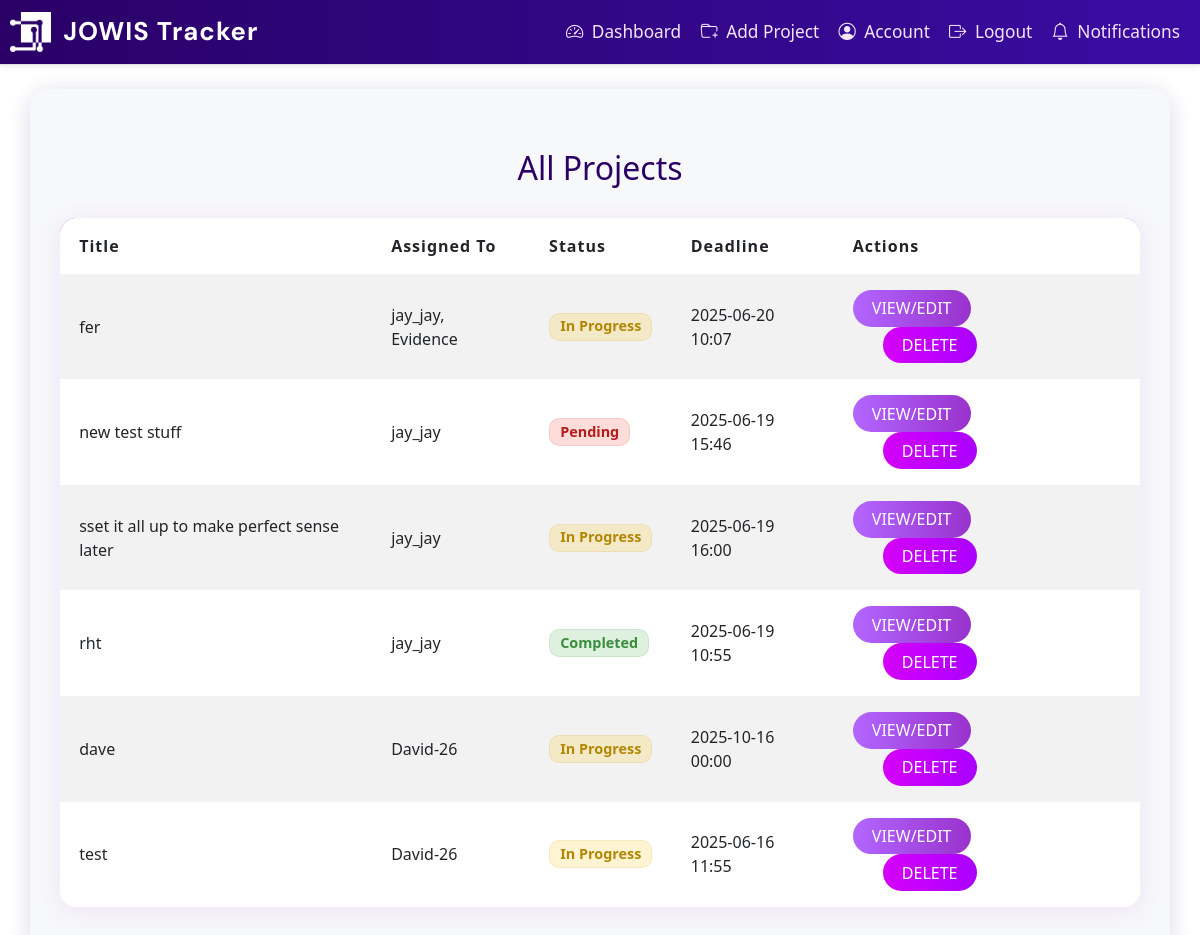
Page /admin/projects (signed in) on the earlier database version.
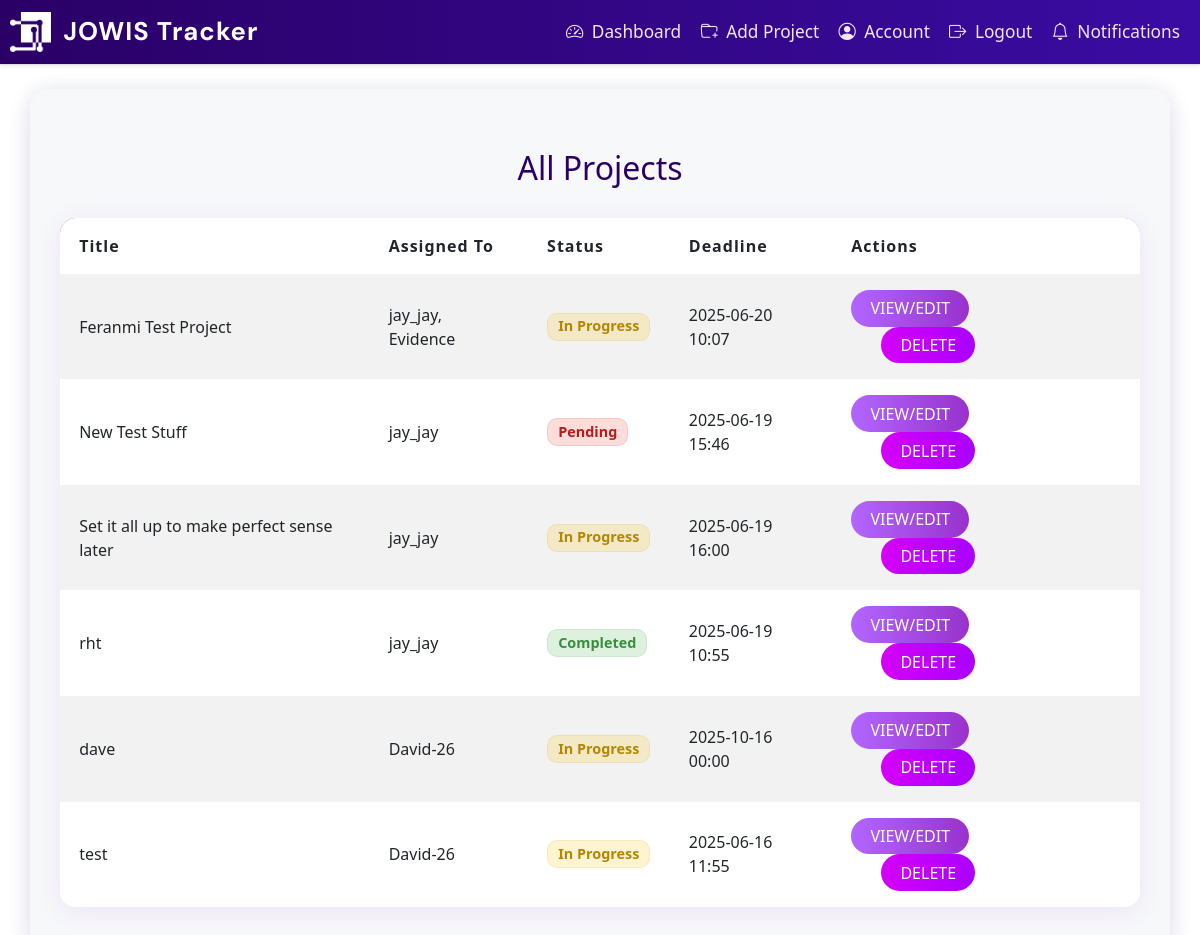
Same page on the later database version.
### app/dbmodels.py (models this page shows, shortened)
class Project(db.Model):
    id = db.Column(db.Integer, primary_key=True)
    title = db.Column(db.String(150), nullable=False)
    description = db.Column(db.Text, nullable=False)
    tasks = db.relationship("Task", backref="project", cascade="all, delete-orphan", passive_deletes=True)
    milestones = db.relationship("Milestone", backref="project", cascade="all, delete-orphan", passive_deletes=True)
    deadline = db.Column(db.DateTime, nullable=False, default = datetime.now(timezone.utc)) # default to current time in UTC
    status = db.Column(db.String(20), nullable=False, default="Pending")
    comment = db.Column(db.Text, nullable=True)
    users = db.relationship(
        'User',
        secondary=project_users,
        back_populates='projects'
    )

### app/routes.py (the view)
@main.route('/admin/projects')
@login_required
def admin_projects():
    if current_user.role != "admin":
        abort(403)
    status = request.args.get('status')
    show_completed = request.args.get('show_completed')
    if status:
        projects = Project.query.filter_by(status=status).all()
    elif show_completed:
        projects = Project.query.filter_by(status='Completed').all() if current_user.role == "admin" else [p for p in current_user.projects if p.status == 'Completed']
    else:
        projects = Project.query.all()
    return render_template('admin_projects.html', projects=projects)

### app/__init__.py (called while the page is built)
def create_app():
    app= Flask(__name__)
    app.config.from_object("config.Config") # load app config from config.py
    db.init_app(app)
    migrate.init_app(app, db)
    login_manager.init_app(app)
    mail.init_app(app)
    scheduler.init_app(app)
    scheduler.start()
    from . import jobs  # <-- Import jobs to register them
    from .admin import init_admin
    init_admin(app)
    login_manager.login_view = "main.login"
    login_manager.login_message_category ="info"
    from .dbmodels import User
    @login_manager.user_loader
    def load_user(user_id):
        return User.query.get(int(user_id))
    from .routes import main
    app.register_blueprint(main)
    return app

### app/templates/admin_projects.html
{% extends "base.html" %}
{% block content %}
<div class="container mt-4">
  <h2>All Projects{% if request.args.get('status') %} ({{ request.args.get('status') }}){% endif %}</h2>
  <table class="table table-striped">
    <thead>
      <tr>
        <th>Title</th>
        <th>Assigned To</th>
        <th>Status</th>
        <th>Deadline</th>
        <th>Actions</th>
      </tr>
    </thead>
    <tbody>
      {% for project in projects %}
      <tr>
        <td>{{ project.title }}</td>
        <td>
          {% for user in project.users %}
            {{ user.username }}{% if not loop.last %}, {% endif %}
          {% endfor %}
        </td>
        <td>
          {% if project.status == 'Completed' %}
            <span class="badge bg-success">Completed</span>
          {% elif project.status == 'Pending' %}
            <span class="badge bg-danger">Pending</span>
          {% elif project.status == 'In Progress' %}
            <span class="badge bg-warning text-dark">In Progress</span>
          {% else %}
            <span class="badge bg-secondary">Unknown</span>
          {% endif %}
        </td>
        <td>{{ project.deadline.strftime('%Y-%m-%d %H:%M') if project.deadline else 'N/A' }}</td>
        <td>
          <a href="{{ url_for('main.admin_project_detail', project_id=project.id) }}" class="btn btn-info btn-sm">View/Edit</a>
          <form action="{{ url_for('main.delete_project', project_id=project.id) }}" method="POST" style="display:inline;">
            <button type="submit" class="btn btn-danger btn-sm" onclick="return confirm('Delete this project?');">Delete</button>
          </form>
        </td>
      </tr>
      {% endfor %}
    </tbody>
  </table>
</div>
{% endblock %}

Differences in the rows shown:
changed Project: title "fer" → "Feranmi Test Project"
changed Project: title "new test stuff" → "New Test Stuff"
changed Project: title "sset it all up to make perfect sense later" → "Set it all up to make perfect sense later"
